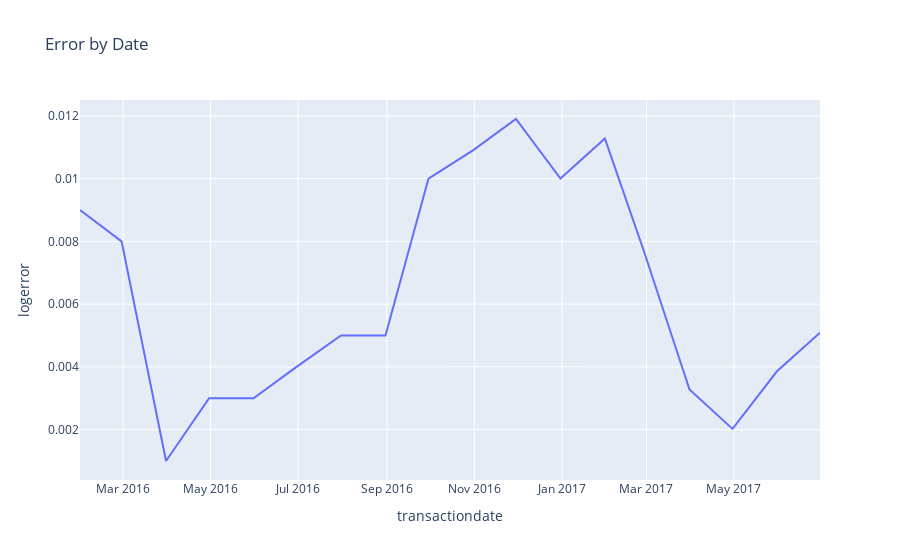

Here is the notebook cell this chart was saved with:
### Code cell
import plotly.express as px
fig1= px.line(median, x="transactiondate", y="logerror", title='Error by Date')
fig1.show()

### Figure 1 — Plotly figure (JSON) as saved in the notebook; plotly's stock layout.template omitted (floating-point values rounded to 4 significant figures)
{"data": [{"hovertemplate": "transactiondate=%{x}<br>logerror=%{y}<extra></extra>", "legendgroup": "", "line": {"color": "#636efa", "dash": "solid"}, "marker": {"symbol": "circle"}, "mode": "lines", "name": "", "orientation": "v", "showlegend": false, "type": "scatter", "x": ["2016-01-31T00:00:00", "2016-02-29T00:00:00", "2016-03-31T00:00:00", "2016-04-30T00:00:00", "2016-05-31T00:00:00", "2016-06-30T00:00:00", "2016-07-31T00:00:00", "2016-08-31T00:00:00", "2016-09-30T00:00:00", "2016-10-31T00:00:00", "2016-11-30T00:00:00", "2016-12-31T00:00:00", "2017-01-31T00:00:00", "2017-02-28T00:00:00", "2017-03-31T00:00:00", "2017-04-30T00:00:00", "2017-05-31T00:00:00", "2017-06-30T00:00:00"], "xaxis": "x", "y": [0.009, 0.008, 0.001, 0.003, 0.003, 0.004, 0.005, 0.005, 0.01, 0.0109, 0.0119, 0.01, 0.01128, 0.007581, 0.003279, 0.002023, 0.00386, 0.005087], "yaxis": "y"}], "layout": {"legend": {"tracegroupgap": 0}, "title": {"text": "Error by Date"}, "xaxis": {"anchor": "y", "domain": [0, 1], "title": {"text": "transactiondate"}}, "yaxis": {"anchor": "x", "domain": [0, 1], "title": {"text": "logerror"}}}}
